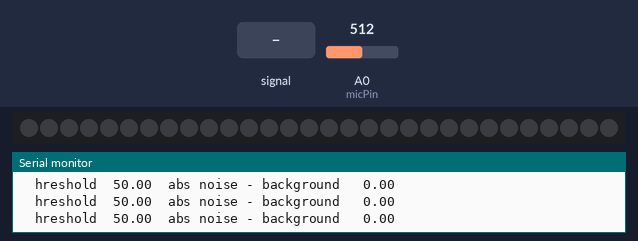
Bench run of a sketch on a simulated Arduino Uno, built with avr-gcc and run on an emulated ATmega328P. Shown: 30 RGB LEDs in strip order, left to right, the last lines printed to the serial monitor. Inputs (shaded band) come from the test bench; at power-on: A0 (micPin) = 512. Random numbers use the default seed unless the sketch sets one.

Above: at 1.2 s.
1.3 s: A0 (micPin) fed a 200 Hz sine of ±81 counts around its level
At 1.9 s:
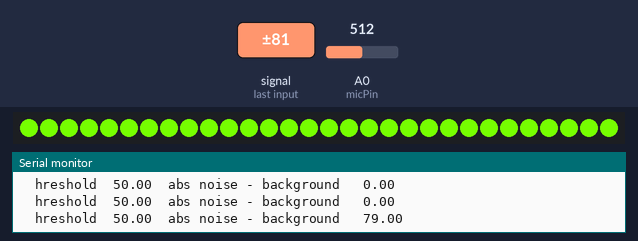
At 4.1 s:
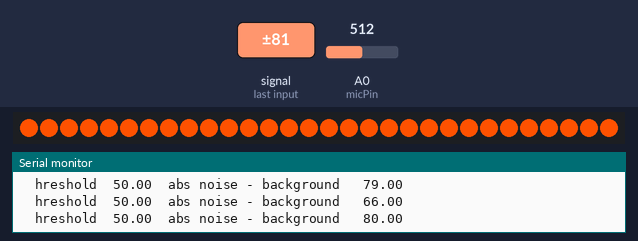
4.3 s: A0 (micPin) set to 716
5.8 s: A0 (micPin) fed a 1000 Hz sine of ±255 counts around its level
8.8 s: A0 (micPin) set to 511
11.8 s: A0 (micPin) fed a 2 Hz sine of ±306 counts around its level
At 12.6 s:
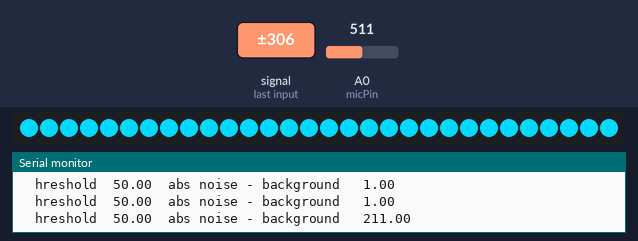
Timing chart, 0 to 14.8 s (numbered marks = the images above; inputs shaded):
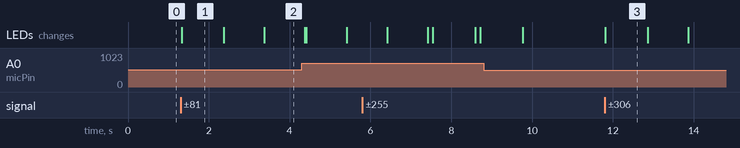

Measured:
- after the input at 1.3 s, the LEDs: change at once (image 1)
- after the input at 11.8 s, the LEDs: change at once (image 3)

The sketch:

the_Mr_O_code.ino
```cpp
// NeoPixel test program showing use of the WHITE channel for RGBW
// pixels only (won't look correct on regular RGB NeoPixel strips).

#include <Adafruit_NeoPixel.h>
#ifdef __AVR__
#include <avr/power.h>  // Required for 16 MHz Adafruit Trinket
#endif

// Which pin on the Arduino is connected to the NeoPixels?
// On a Trinket or Gemma we suggest changing this to 1:
#define LED_PIN 6

// How many NeoPixels are attached to the Arduino?
#define LED_COUNT 30

// NeoPixel brightness, 0 (min) to 255 (max)
#define BRIGHTNESS 255  // Set BRIGHTNESS to about 1/5 (max = 255)

#define micPin A0          // pin the mic is on
#define sensitivityPin A1  // pot knob pin

// Declare our NeoPixel strip object:
Adafruit_NeoPixel strip(LED_COUNT, LED_PIN, NEO_GRB + NEO_KHZ800);
// Argument 1 = Number of pixels in NeoPixel strip
// Argument 2 = Arduino pin number (most are valid)
// Argument 3 = Pixel type flags, add together as needed:
//   NEO_KHZ800  800 KHz bitstream (most NeoPixel products w/WS2812 LEDs)
//   NEO_KHZ400  400 KHz (classic 'v1' (not v2) FLORA pixels, WS2811 drivers)
//   NEO_GRB     Pixels are wired for GRB bitstream (most NeoPixel products)
//   NEO_RGB     Pixels are wired for RGB bitstream (v1 FLORA pixels, not v2)
//   NEO_RGBW    Pixels are wired for RGBW bitstream (NeoPixel RGBW products)

float noise = 500;            // var for storing output of microphone
float threshold = 50;        // loudness mic must pass before lights turn on
float sensitivity = 1;        // a multiplier for threshold which will on the fly modify its value
float background = 1024 / 2;  // dead mic signal is vsource/2 analog val max is 1024
float activity = 0;
long randomColor = 0;

void setup() {

  strip.begin();                    // INITIALIZE NeoPixel strip object (REQUIRED)
  strip.show();                     // Turn OFF all pixels ASAP
  strip.setBrightness(BRIGHTNESS);  //0 - 255?
  Serial.begin(9600);
}

void loop() {

  // for adafruit microphone the value of a quite room is 510 noise = analogRead(micPin);  // 0-1023 range of values on arduino 0-4096 for pi pico
  noise = analogRead(micPin);
  activity = abs(noise-background);
while (activity > threshold)               // while the mic is picking up the drum
{
  //strip.setBrightness(abs(noise - background) * 255);
  //strip.rainbow(0, 1, 255, 150, true);
  randomColor = random(0,65535);
  for(int i =0; i<LED_COUNT ;i++)
  {
  strip.setPixelColor(i,strip.ColorHSV(randomColor,255,255));

  }

  strip.show();

  Serial.print("\threshold\t");
  Serial.print(threshold);
  Serial.print("\tabs noise - background\t ");
  Serial.println( activity);
  noise = analogRead(micPin);
  activity = abs(noise-background);
  delay(1000);
}
// Serial.print("noise\t");
//   Serial.print(noise);
//   Serial.print("\tabs noise - background\t ");
//   Serial.println( abs(noise-background));

  Serial.print("\threshold\t");
  Serial.print(threshold);
  Serial.print("\tabs noise - background\t ");
  Serial.println( abs(noise-background));
strip.fill(0, 0, 0);
strip.show();


  // //sensitivity = analogRead(sensitivityPin);
  // sensitivity = 600;
  // int length = LED_COUNT*((noise-500)/1024)+3;
  // strip.updateLength(length);

  // if (noise > background + threshold || noise <background - threshold) {

  //   strip.setBrightness((noise/4096*255)-noise);//for pi pico
  //   strip.rainbow(0, 1, 255, 150, true);
  //   strip.show();


  //   delay(200);
  //   strip.updateLength(LED_COUNT);
  //   strip.fill(0, 0, 0);  // turn the strip off for next go thru of loop
  //   strip.show();
  // }
  // else {
  //   strip.updateLength(LED_COUNT);
  //   strip.fill(0, 0, 0);  // turn the strip off for next go thru of loop
  //   strip.show();
  // }
  // //if below threshold do not light up

  // Serial.print("noise\t");
  // Serial.print(noise);
  // Serial.print("\tsensitivity\t");
  // Serial.print(sensitivity);
  // Serial.print("\t number of leds\t");
  // Serial.println(length);
}
// the end
```
